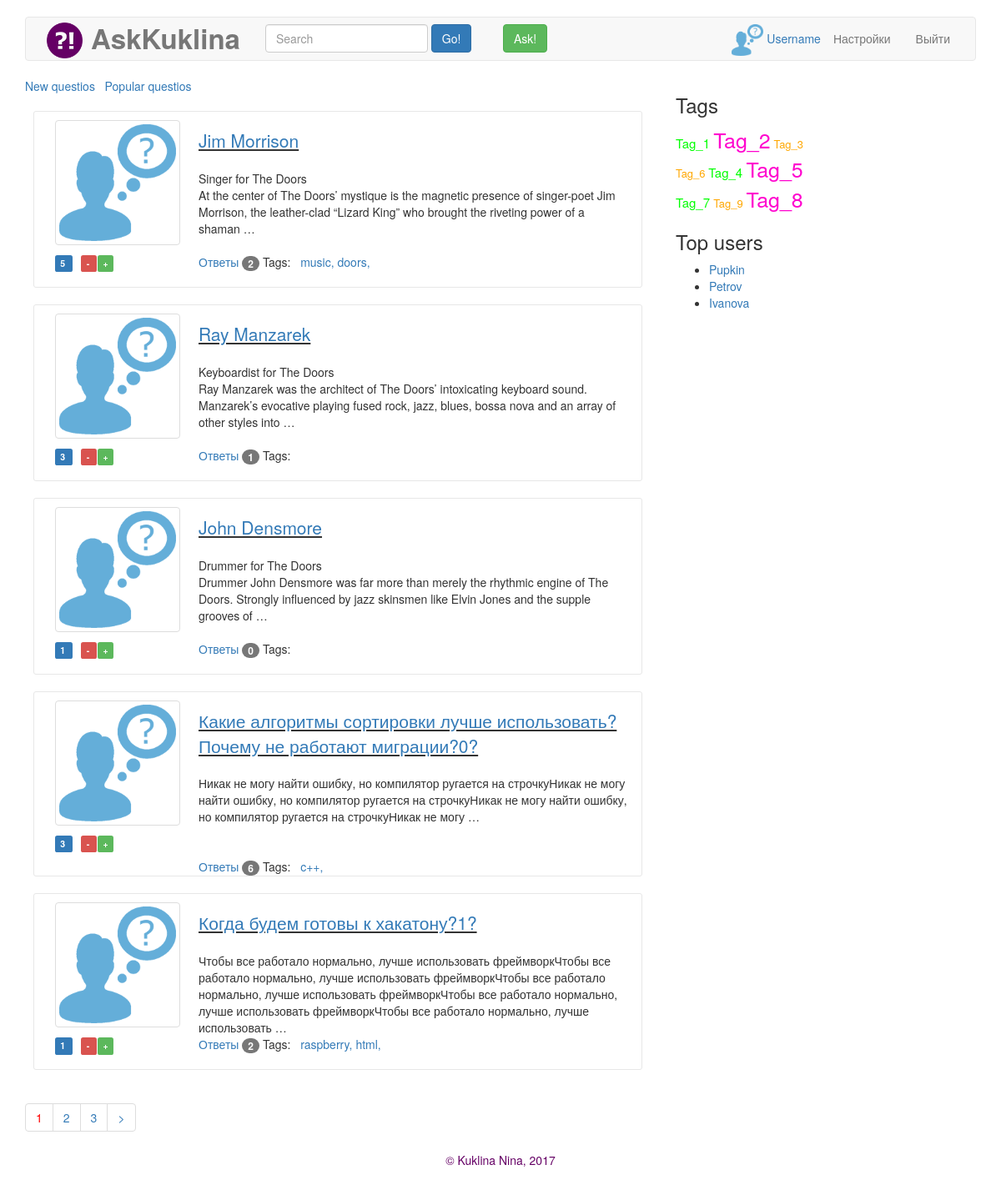
The page / on the database its author committed.
### askans/models.py (models this page shows, shortened)
class Question(models.Model):
    text = models.TextField()
    title = models.CharField(max_length=50)
    author = models.ForeignKey(Person)
    published_date = models.DateTimeField(auto_now_add=True)
    tags = models.ManyToManyField(Tag, null=True, blank=True, default='')
    rating = models.IntegerField(default=0)
    objects = QuestionManager()

class Tag(models.Model):
    name = models.CharField(max_length=20, unique=True)

### askans/views.py (the view)
# urls.py: url(r'^$', views.post_list, name='post_list'),
def post_list(request):
    posts_all = Question.objects.last_questions()
    posts, page_range = paginate(posts_all, request)
    return render(request, 'askans/post_list.html', {'page': posts, 'page_range': page_range})

### askans/models.py (called while the page is built)
    def last_questions(self):
        return self.order_by('published_date')

### askans/views.py (called while the page is built)
def paginate(objects_list, request):
    one_page = request.GET.get('page', 1)
    paginator = Paginator(objects_list, 5)  # по 2 на страницу
    try:
        res_page = paginator.page(one_page)
    except PageNotAnInteger: # If page is not an integer, deliver first page.
        raise Http404("Incorect page number")
    except EmptyPage: # If page is out of range (e.g. 9999), deliver last page of results.
        res_page = paginator.page(paginator.num_pages)
    index = res_page.number - 1
    max_index = len(paginator.page_range)
    start_index = index - 3 if index >= 3 else 0
    end_index = index + 3 if index <= max_index - 3 else max_index
    page_range = paginator.page_range[start_index:end_index]
    return res_page, page_range

### askans/templates/askans/post_list.html (shortened to what this page needs)
{% extends "askans/base.html" %}
{% load i18n %}
{% load staticfiles %}
{% block main %}
     <span><a href={% url 'post_list' %}>New questios</a>&nbsp;&nbsp;</span>
     <span><a href={% url 'hot_list' %}>Popular questios</a></span>
	{% for q in page %}
                  <div class="row question">
                      <div class="col-md-3">
                        <img src="{% static 'pic/guest.png' %}" class="img-thumbnail avatar-q">
                        <span class="label label-primary" style="margin-left: 10px; margin-bottom: 10px;"> {{ q.rating }} </span>
                        <span class="label label-danger" style="margin-left: 10px;"> - </span>
                 &nbsp; <span class="label label-success" style="margin-left: -7px;"> +</span>
                        <br><br>
                      </div>
                      <div class="col-md-9">
                        <br>
                      <p class="lead" style="text-decoration: underline;"><a href={% url 'question' id=q.id %}>{{ q.title }}</a></p>
                        <p class="preview-q">{{ q.text|linebreaksbr|truncatewords:"30" }}</p>
                        <a href="#">Ответы <span class="badge">{{ q.answer_set.count }}</span></a>
                          Tags: &nbsp;
                      {% if q.tags.count > 0 %}
                          {% for tag in q.tags.all %}
                              <span><a href="{% url 'tag_list' tag.name %}">{{ tag.name }},</a></span>
                          {% endfor %}
                      {% endif%}
                      </div>
                  </div>
    {% endfor %}
    {% include "askans/paginator.html" %}
{% endblock %}

### askans/templates/askans/base.html (shortened to what this page needs)
{% load staticfiles %}
<!DOCTYPE html>
<html lang="en"><head><meta http-equiv="Content-Type" content="text/html; charset=UTF-8">
   	<link rel="stylesheet" href="{% static 'p1_files/bootstrap.min.css' %}">
    <link rel="stylesheet" href="{% static 'p1_files/ie10-viewport-bug-workaround.css' %}">
    <link rel="stylesheet" href="{% static 'p1_files/navbar.css' %}">
    <link rel="stylesheet" href="{% static 'p1_files/my.css' %}">
  </head>
  <body>
    <div class="container">
      <nav class="navbar navbar-default">
        <div class="container-fluid">
          <div class="navbar-header">
            <a class="navbar-brand" href="#"><span>&nbsp;&nbsp;<img src="{% static 'pic/askans.png' %}" style="height: 43px; width: 43px; margin-top: -12px;"/>&nbsp;&nbsp;</span><b><span id="hh">AskKuklina</span></b></a>
           </div>
          <div id="navbar" class="navbar-collapse collapse">
            <ul class="nav navbar-nav">
              <li class="active" style="width: 300px;">
                <form class="navbar-form navbar-left" role="search">
                  <div class="form-group">
                    <input type="text" class="form-control" placeholder="Search">
                  </div>
                  <button type="submit" class="btn btn-primary">Go!</button>
                </form>
               </li>
               <li> <button type="button" class="btn btn-success" style="margin-top: 8px;">Ask!</button> </li>
            </ul>
                <ul class="nav navbar-nav navbar-right">
              <li>
                  <div class="nav navbar-right">
                    <div class="navbar-text">
                        <img src="{% static 'pic/guest.png' %}" class="avatar">
                        <a href="#">Username</a>
                    </div>
                </div>
              </li>
              <li><a href="#">Настройки</a></li>
              <li><a href={% url 'signup' %}>Выйти</a></li>
            </ul>
          </div>
        </div>
      </nav>
      <div class="row">
          <div class="col-md-8">
		{% block main %}
		{% endblock %}
          </div>
          <div class="col-md-4">
              <div class="tags">
                  <h3>Tags</h3>
                  <div>
                    <span style="font-size: 15px; color: #00ff00;"> Tag_1 </span>
                    <span style="font-size: 25px; color: #ff00ce;"> Tag_2</span>
                    <span style="font-size: 13px; color: #ffa700;"> Tag_3 </span>
                  </div>
                  <div>
                    <span style="font-size: 13px; color: #ffa700;"> Tag_6 </span>
                    <span style="font-size: 15px; color: #00ff00;"> Tag_4 </span>
                    <span style="font-size: 25px; color: #ff00ce;"> Tag_5</span>
                  </div>
                  <div>
                    <span style="font-size: 15px; color: #00ff00;"> Tag_7 </span>
                    <span style="font-size: 13px; color: #ffa700;"> Tag_9 </span>
                     <span style="font-size: 25px; color: #ff00ce;"> Tag_8</span>
                  </div>
              </div>
              <div class="top-users">
                  <h3>Top users</h3>
                  <ul>
                    <li><a href="#">Pupkin</a></li>
                    <li><a href="#">Petrov</a></li>
                    <li><a href="#">Ivanova</a></li>
                  </ul>
              </div>
          </div>
       </div>
        <footer style="text-align:  center; color: #650065;">&copy; Kuklina Nina, 2017</footer>
    </div>
</body></html>

### askans/templates/askans/paginator.html (shortened to what this page needs)
 <nav aria-label="Page navigation">
      <ul class="pagination">
          {% for i in page_range %}
              {% if page.number != i %}
                  <li><a href="?page={{ i }}">{{ i }}</a></li>
              {% else %}
                  <li><a href="?page={{ i }}"><span class="current_page">{{ i }}</span></a></li>
              {% endif %}
		  {% endfor %}
          {% if page.has_next %}
                 <li><a href="?page={{ page.next_page_number }}">&gt;</a> </li>
          {% endif %}
      </ul>
 </nav>

### askans/static/p1_files/navbar.css (style rules this page uses)
body { padding-top: 20px; padding-bottom: 20px; }
.navbar { margin-bottom: 20px; }

### askans/static/p1_files/my.css (style rules this page uses)
#hh { font-size: 33px !important; display: inline !important; }
.avatar { margin: -10px 0px; height: 38px !important; }
.avatar-q { margin: 10px 10px 10px 10px; height: 150px; width: 150px; }
.question { border: solid 1px #e7e7e7; border-radius: 3px 3px 3px 3px; padding: 10 px; margin-top: 20px; margin-bottom: 20px; margin-right: 10px; margin-left: 10px; }
.current_page { color: red; font-style: inherit; }
.preview-q { height: 90px; }

### rows shown on the page
Question: rating "5", title "Jim Morrison", text "Singer for The Doors At the center of The Doors’ mystique is the magnetic presence of singer-poet Jim Morrison, the leather-clad “Lizard King” who brought the riveting power of a shaman …", answer_set.count "2"
Tag: name "music"
Tag: name "doors"
Question: rating "3", title "Ray Manzarek", text "Keyboardist for The Doors Ray Manzarek was the architect of The Doors’ intoxicating keyboard sound. Manzarek’s evocative playing fused rock, jazz, blues, bossa nova and an array of other styles into …", answer_set.count "1"
Question: rating "1", title "John Densmore", text "Drummer for The Doors Drummer John Densmore was far more than merely the rhythmic engine of The Doors. Strongly influenced by jazz skinsmen like Elvin Jones and the supple grooves of …", answer_set.count "0"
Question: rating "3", title "Какие алгоритмы сортировки лучше использовать?Почему не работают миграции?0?", text "Никак не могу найти ошибку, но компилятор ругается на строчкуНикак не могу найти ошибку, но компилятор ругается на строчкуНикак не могу найти ошибку, но компилятор ругается на строчкуНикак не могу …", answer_set.count "6"
Tag: name "c++"
Question: rating "1", title "Когда будем готовы к хакатону?1?", text "Чтобы все работало нормально, лучше использовать фреймворкЧтобы все работало нормально, лучше использовать фреймворкЧтобы все работало нормально, лучше использовать фреймворкЧтобы все работало нормально, лучше использовать фреймворкЧтобы все работало нормально, лучше использовать …", answer_set.count "2"
Tag: name "raspberry"
Tag: name "html"

### other values the page prints
{{ i }} "1"
{{ i }} "2" "3"
